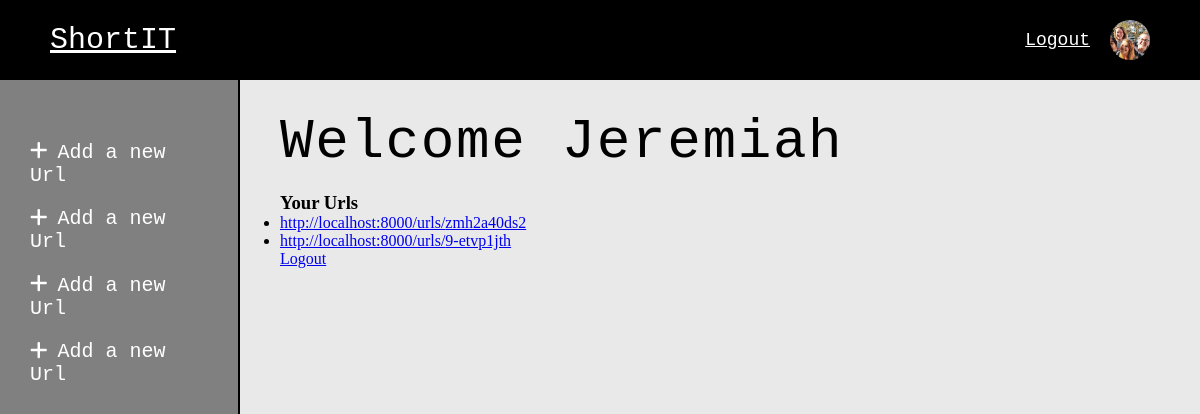
Screenshot of / (signed in) with the database file from the repository.
### shortener/models.py (models this page shows)
class User(AbstractUser):
  pass

class Url(models.Model):
  redirect = models.TextField()
  visits = models.IntegerField(default = 0)
  alias = models.CharField(unique = True, max_length = 10, default = 'somerandom')
  creator = models.ForeignKey(to = User, on_delete= models.CASCADE, related_name = 'urls', blank = True, null =True)

### shortener/views.py (the view)
# urls.py: path('', views.index, name = 'dashboard'),
def index(request):
  if not request.user.is_authenticated:
    return HttpResponseRedirect(reverse('login'))
  return render(request, 'dashboard.html', context = {'urls': request.user.urls.all()})

### shortener/templates/dashboard.html (shortened to what this page needs)
{% extends 'layout.html' %}
{% block body %}
<div class = 'other'>
  <h1>Welcome {{user.username.title}}</h1>
  <br>
  <h3>Your Urls</h3>
  <ul>
    {% for url in urls %}
      <li><a href = "{{url.redirect}}">http://localhost:8000/urls/{{url.alias}}</a></li>
    {% empty %}
      <li>You have created no urls yet</li>
    {% endfor %}
  </ul>
  <a href = "{% url 'logout' %}">Logout</a>
</div>
{% endblock%}

### shortener/static/style.css (style rules this page uses)
* { margin: 0; padding: 0; box-sizing: border-box; }
body { background-color: rgb(233, 233, 233); height: 100vh; overflow: hidden; }
.dashboard, .other { padding-top: 30px; }
h1 { font-size: 3.5rem; font-family: "Courier New", Courier, monospace; font-weight: lighter; letter-spacing: 0.1rem; }

### rows the page displays
User: username "Jeremiah"
Url: alias "zmh2a40ds2"
Url: alias "9-etvp1jth"
